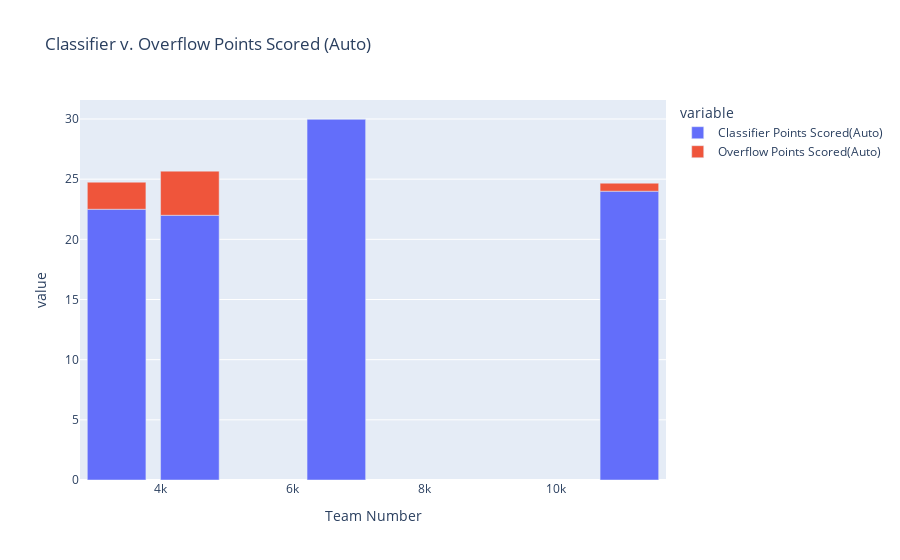

Write notebook code for a chart like this one.
### Code cell
fig = px.bar(avg, y=["Classifier Points Scored(Auto)", "Overflow Points Scored(Auto)"], title="Classifier v. Overflow Points Scored (Auto)")
fig.show()

### Figure 1 — Plotly figure (JSON) as saved in the notebook; plotly's stock layout.template omitted (floating-point values rounded to 4 significant figures)
{"data": [{"hovertemplate": "variable=Classifier Points Scored(Auto)<br>Team Number=%{x}<br>value=%{y}<extra></extra>", "legendgroup": "Classifier Points Scored(Auto)", "marker": {"color": "#636efa", "pattern": {"shape": ""}}, "name": "Classifier Points Scored(Auto)", "orientation": "v", "showlegend": true, "textposition": "auto", "type": "bar", "x": [3333, 4444, 6666, 11111], "xaxis": "x", "y": [22.5, 22.0, 30.0, 24.0], "yaxis": "y"}, {"hovertemplate": "variable=Overflow Points Scored(Auto)<br>Team Number=%{x}<br>value=%{y}<extra></extra>", "legendgroup": "Overflow Points Scored(Auto)", "marker": {"color": "#EF553B", "pattern": {"shape": ""}}, "name": "Overflow Points Scored(Auto)", "orientation": "v", "showlegend": true, "textposition": "auto", "type": "bar", "x": [3333, 4444, 6666, 11111], "xaxis": "x", "y": [2.25, 3.667, 0.0, 0.6667], "yaxis": "y"}], "layout": {"barmode": "relative", "legend": {"title": {"text": "variable"}, "tracegroupgap": 0}, "title": {"text": "Classifier v. Overflow Points Scored (Auto)"}, "xaxis": {"anchor": "y", "domain": [0, 1], "title": {"text": "Team Number"}}, "yaxis": {"anchor": "x", "domain": [0, 1], "title": {"text": "value"}}}}
